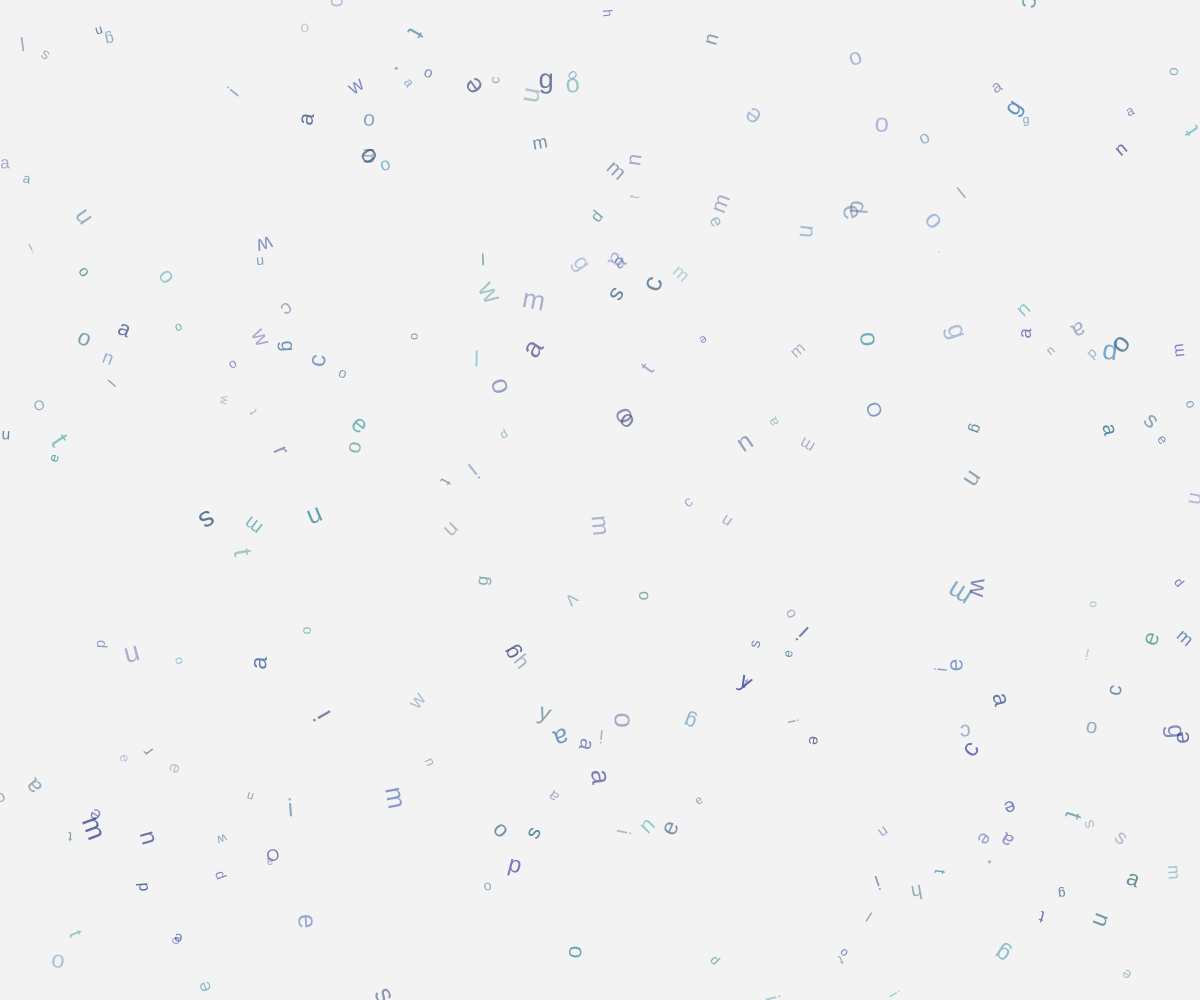
Frame 1 (no input)
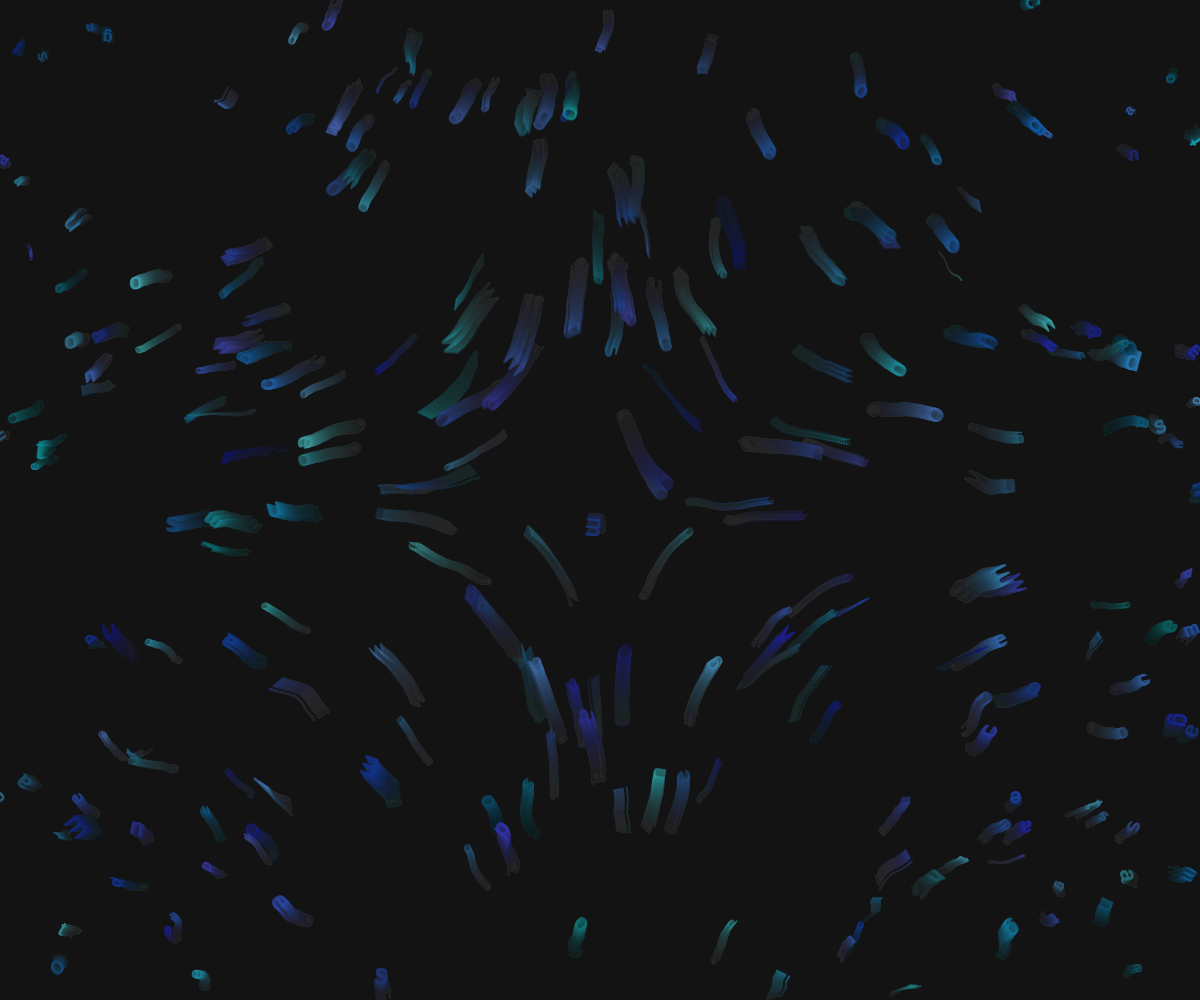
Frame 60 (no input)
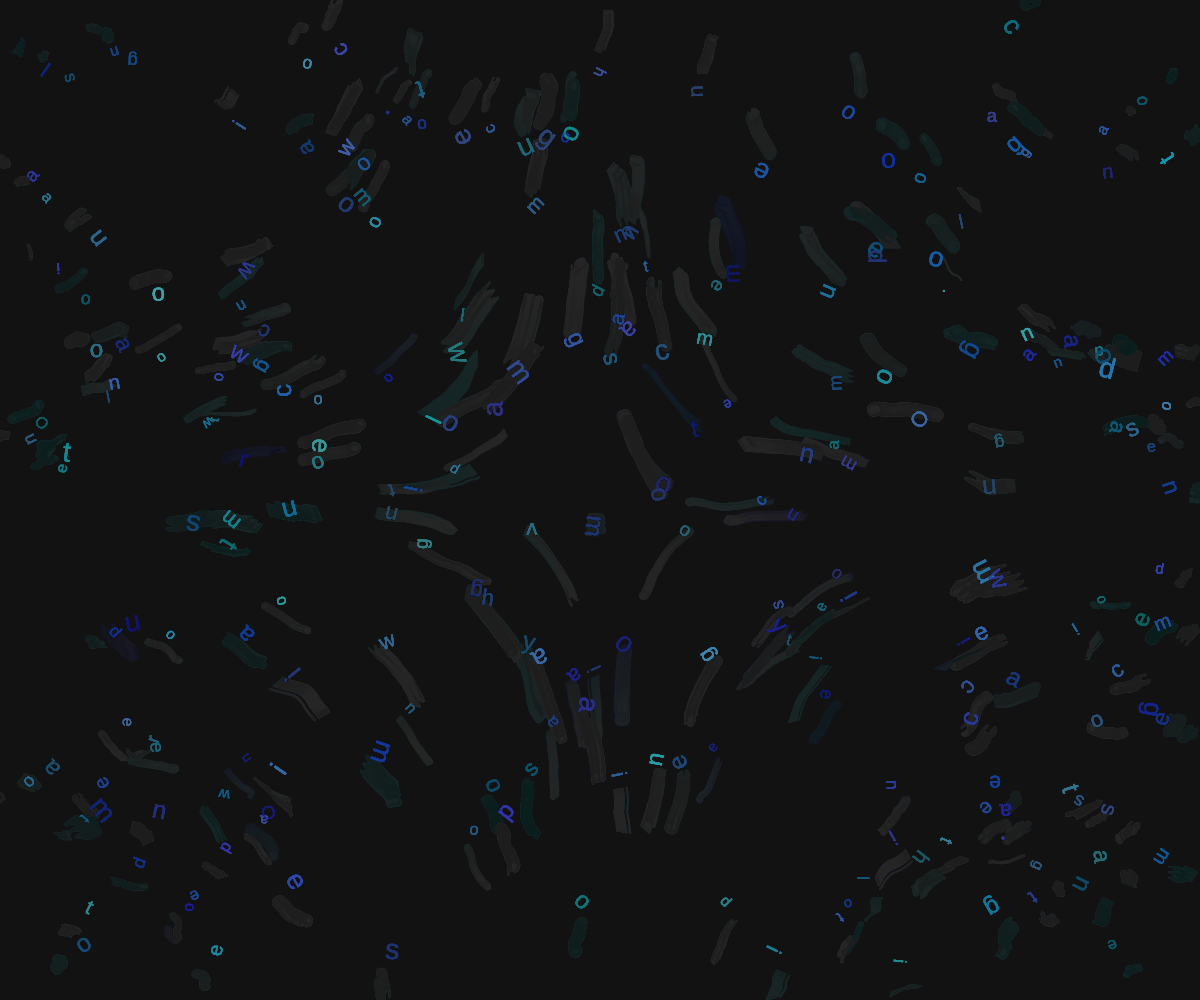
Frame 120 (the mouse pressed at the canvas centre since frame 60)

The p5.js sketch that drew these frames (run headless with seeded random() and noise() and a simulated clock; from frame 60 on, the mouse is pressed at the canvas centre):

// p5.js sketch
// ── sketch.js
let chars = [];
let wakeText = "Once upon a time and a very good time it was there was a moocow coming down along and loa..."; // Shortened for brevity

function setup() {
  createCanvas(windowWidth, windowHeight);
  colorMode(HSB, 360, 100, 100, 1);
  
  // Initialize characters with a vortex pattern
  for (let i = 0; i < 300; i++) {
    chars.push({
      x: random(width),
      y: random(height),
      size: random(12, 28),
      char: random(wakeText.split('')),
      hue: random(180, 240),
      saturation: random(60, 90),
      brightness: random(40, 70),
      alpha: random(0.3, 0.7),
      speedX: 0,
      speedY: 0,
      angle: random(TWO_PI),
      spin: random(-0.02, 0.02),
      life: random(100, 300),
      maxLife: 300,
      solid: false,
      vortex: true
    });
  }
}

function draw() {
  background(0, 0, 10, 0.05);
  
  // Update and draw characters
  for (let i = chars.length - 1; i >= 0; i--) {
    let c = chars[i];
    
    if (!c.solid) {
      // Apply vortex motion
      let centerX = width / 2;
      let centerY = height / 2;
      let dx = c.x - centerX;
      let dy = c.y - centerY;
      let distance = sqrt(dx * dx + dy * dy);
      
      // Vortex effect with decreasing influence as distance increases
      if (distance > 50) {
        let angle = atan2(dy, dx);
        let speed = map(distance, 50, width/2, 0.1, 0.02);
        c.speedX += sin(angle + PI/2) * speed;
        c.speedY += cos(angle + PI/2) * speed;
      }
      
      // Apply movement
      c.x += c.speedX;
      c.y += c.speedY;
      
      // Dampen velocity
      c.speedX *= 0.95;
      c.speedY *= 0.95;
      
      // Add some random motion to keep it organic
      c.speedX += random(-0.1, 0.1);
      c.speedY += random(-0.1, 0.1);
      
      // Rotation
      c.angle += c.spin;
      
      // Bounce off edges
      if (c.x < 0 || c.x > width) c.speedX *= -1;
      if (c.y < 0 || c.y > height) c.speedY *= -1;
    }
    
    // Fade out over time
    if (!c.solid) {
      c.life -= 1;
    }
    
    // Reset if life ends or off-screen
    if (c.life <= 0 || c.x < -50 || c.x > width + 50 || c.y < -50 || c.y > height + 50) {
      chars.splice(i, 1);
      chars.push({
        x: random(width),
        y: random(height),
        size: random(12, 28),
        char: random(wakeText.split('')),
        hue: random(180, 240),
        saturation: random(60, 90),
        brightness: random(40, 70),
        alpha: random(0.3, 0.7),
        speedX: 0,
        speedY: 0,
        angle: random(TWO_PI),
        spin: random(-0.02, 0.02),
        life: random(100, 300),
        maxLife: 300,
        solid: false,
        vortex: true
      });
    }
    
    // Draw character
    push();
    translate(c.x, c.y);
    rotate(c.angle);
    fill(c.hue, c.saturation, c.brightness, c.alpha);
    noStroke();
    textSize(c.size);
    textAlign(CENTER, CENTER);
    text(c.char, 0, 0);
    pop();
  }
}

function mousePressed() {
  // Bring characters together toward cursor
  let centerX = width / 2;
  let centerY = height / 2;
  
  for (let i = chars.length - 1; i >= 0; i--) {
    let c = chars[i];
    
    // Move towards center
    c.x += (centerX - c.x) * 0.05;
    c.y += (centerY - c.y) * 0.05;
    
    // Increase size and alpha for clarity
    c.size = lerp(c.size, 36, 0.1);
    c.alpha = lerp(c.alpha, 1.0, 0.1);
    c.solid = true;
  }
}

function windowResized() {
  resizeCanvas(windowWidth, windowHeight);
}
